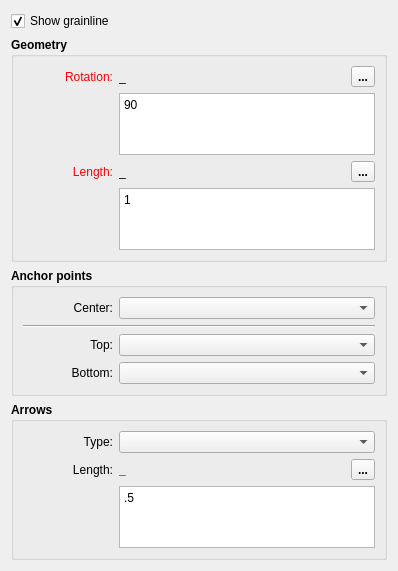
       <widget class="QWidget" name="grainlines_Page">
        <property name="sizePolicy">
         <sizepolicy hsizetype="Expanding" vsizetype="Preferred">
          <horstretch>0</horstretch>
          <verstretch>0</verstretch>
         </sizepolicy>
        </property>
        <layout class="QVBoxLayout" name="verticalLayout_15">
         <item>
          <widget class="QCheckBox" name="showGrainline_CheckBox">
           <property name="text">
            <string>Show grainline</string>
           </property>
           <property name="checked">
            <bool>true</bool>
           </property>
          </widget>
         </item>
         <item>
          <widget class="QGroupBox" name="grainlineGeometry_GroupBox">
           <property name="sizePolicy">
            <sizepolicy hsizetype="Expanding" vsizetype="Preferred">
             <horstretch>0</horstretch>
             <verstretch>0</verstretch>
            </sizepolicy>
           </property>
           <property name="font">
            <font>
             <pointsize>9</pointsize>
             <bold>true</bold>
            </font>
           </property>
           <property name="title">
            <string>Geometry</string>
           </property>
           <property name="checkable">
            <bool>false</bool>
           </property>
           <property name="checked">
            <bool>false</bool>
           </property>
           <layout class="QVBoxLayout" name="verticalLayout_13">
            <item>
             <layout class="QHBoxLayout" name="horizontalLayout_11">
              <item alignment="Qt::AlignLeft">
               <widget class="QLabel" name="rotation_Label">
                <property name="sizePolicy">
                 <sizepolicy hsizetype="Fixed" vsizetype="Preferred">
                  <horstretch>0</horstretch>
                  <verstretch>0</verstretch>
                 </sizepolicy>
                </property>
                <property name="minimumSize">
                 <size>
                  <width>90</width>
                  <height>0</height>
                 </size>
                </property>
                <property name="palette">
                 <palette>
                  <active>
                   <colorrole role="WindowText">
                    <brush brushstyle="SolidPattern">
                     <color alpha="255">
                      <red>255</red>
                      <green>0</green>
                      <blue>0</blue>
                     </color>
                    </brush>
                   </colorrole>
                  </active>
                  <inactive>
                   <colorrole role="WindowText">
                    <brush brushstyle="SolidPattern">
                     <color alpha="255">
                      <red>255</red>
                      <green>0</green>
                      <blue>0</blue>
                     </color>
                    </brush>
                   </colorrole>
                  </inactive>
                  <disabled>
                   <colorrole role="WindowText">
                    <brush brushstyle="SolidPattern">
                     <color alpha="255">
                      <red>159</red>
                      <green>158</green>
                      <blue>158</blue>
                     </color>
                    </brush>
                   </colorrole>
                  </disabled>
                 </palette>
                </property>
                <property name="font">
                 <font>
                  <pointsize>9</pointsize>
                  <bold>false</bold>
                 </font>
                </property>
                <property name="text">
                 <string>Rotation:</string>
                </property>
                <property name="alignment">
                 <set>Qt::AlignRight|Qt::AlignTrailing|Qt::AlignVCenter</set>
                </property>
               </widget>
              </item>
              <item>
               <widget class="QLabel" name="rotationCalc_Label">
                <property name="sizePolicy">
                 <sizepolicy hsizetype="Expanding" vsizetype="Preferred">
                  <horstretch>0</horstretch>
                  <verstretch>0</verstretch>
                 </sizepolicy>
                </property>
                <property name="minimumSize">
                 <size>
                  <width>40</width>
                  <height>0</height>
                 </size>
                </property>
                <property name="baseSize">
                 <size>
                  <width>0</width>
                  <height>0</height>
                 </size>
                </property>
                <property name="font">
                 <font>
                  <pointsize>9</pointsize>
                  <bold>false</bold>
                 </font>
                </property>
                <property name="toolTip">
                 <string>Value</string>
                </property>
                <property name="text">
                 <string notr="true">_</string>
                </property>
               </widget>
              </item>
              <item>
               <spacer name="horizontalSpacer_21">
                <property name="orientation">
                 <enum>Qt::Horizontal</enum>
                </property>
                <property name="sizeHint" stdset="0">
                 <size>
                  <width>40</width>
                  <height>20</height>
                 </size>
                </property>
               </spacer>
              </item>
              <item alignment="Qt::AlignRight">
               <widget class="QToolButton" name="rotation_PushButton">
                <property name="maximumSize">
                 <size>
                  <width>24</width>
                  <height>24</height>
                 </size>
                </property>
                <property name="toolTip">
                 <string>Formula wizard</string>
                </property>
                <property name="text">
                 <string notr="true">...</string>
                </property>
                <property name="icon">
                 <iconset resource="../../../../vmisc/share/resources/icon.qrc">
                  <normaloff>:/tsvg/seamly/fx.tsvg</normaloff>:/tsvg/seamly/fx.tsvg</iconset>
                </property>
                <property name="iconSize">
                 <size>
                  <width>24</width>
                  <height>24</height>
                 </size>
                </property>
               </widget>
              </item>
             </layout>
            </item>
            <item>
             <layout class="QFormLayout" name="formLayout_8">
              <item row="0" column="0">
               <spacer name="horizontalSpacer_16">
                <property name="orientation">
                 <enum>Qt::Horizontal</enum>
                </property>
                <property name="sizeHint" stdset="0">
                 <size>
                  <width>90</width>
                  <height>20</height>
                 </size>
                </property>
               </spacer>
              </item>
              <item row="0" column="1">
               <widget class="ExpandingTextEdit" name="rotationFormula_LineEdit">
                <property name="sizePolicy">
                 <sizepolicy hsizetype="Expanding" vsizetype="Preferred">
                  <horstretch>0</horstretch>
                  <verstretch>0</verstretch>
                 </sizepolicy>
                </property>
                <property name="minimumSize">
                 <size>
                  <width>0</width>
                  <height>62</height>
                 </size>
                </property>
                <property name="maximumSize">
                 <size>
                  <width>16777215</width>
                  <height>62</height>
                 </size>
                </property>
                <property name="font">
                 <font>
                  <pointsize>9</pointsize>
                  <bold>false</bold>
                 </font>
                </property>
                <property name="toolTip">
                 <string>Calculation</string>
                </property>
                <property name="tabChangesFocus">
                 <bool>true</bool>
                </property>
                <property name="plainText">
                 <string notr="true">90</string>
                </property>
               </widget>
              </item>
             </layout>
            </item>
            <item>
             <layout class="QHBoxLayout" name="horizontalLayout_13">
              <item alignment="Qt::AlignLeft">
               <widget class="QLabel" name="length_Label">
                <property name="sizePolicy">
                 <sizepolicy hsizetype="Fixed" vsizetype="Preferred">
                  <horstretch>0</horstretch>
                  <verstretch>0</verstretch>
                 </sizepolicy>
                </property>
                <property name="minimumSize">
                 <size>
                  <width>90</width>
                  <height>0</height>
                 </size>
                </property>
                <property name="palette">
                 <palette>
                  <active>
                   <colorrole role="WindowText">
                    <brush brushstyle="SolidPattern">
                     <color alpha="255">
                      <red>255</red>
                      <green>0</green>
                      <blue>0</blue>
                     </color>
                    </brush>
                   </colorrole>
                  </active>
                  <inactive>
                   <colorrole role="WindowText">
                    <brush brushstyle="SolidPattern">
                     <color alpha="255">
                      <red>255</red>
                      <green>0</green>
                      <blue>0</blue>
                     </color>
                    </brush>
                   </colorrole>
                  </inactive>
                  <disabled>
                   <colorrole role="WindowText">
                    <brush brushstyle="SolidPattern">
                     <color alpha="255">
                      <red>159</red>
                      <green>158</green>
                      <blue>158</blue>
                     </color>
                    </brush>
                   </colorrole>
                  </disabled>
                 </palette>
                </property>
                <property name="font">
                 <font>
                  <pointsize>9</pointsize>
                  <bold>false</bold>
                 </font>
                </property>
                <property name="text">
                 <string>Length:</string>
                </property>
                <property name="alignment">
                 <set>Qt::AlignRight|Qt::AlignTrailing|Qt::AlignVCenter</set>
                </property>
               </widget>
              </item>
              <item>
               <widget class="QLabel" name="lengthCalc_Label">
                <property name="sizePolicy">
                 <sizepolicy hsizetype="Expanding" vsizetype="Preferred">
                  <horstretch>0</horstretch>
                  <verstretch>0</verstretch>
                 </sizepolicy>
                </property>
                <property name="minimumSize">
                 <size>
                  <width>40</width>
                  <height>0</height>
                 </size>
                </property>
                <property name="baseSize">
                 <size>
                  <width>0</width>
                  <height>0</height>
                 </size>
                </property>
                <property name="font">
                 <font>
                  <pointsize>9</pointsize>
                  <bold>false</bold>
                 </font>
                </property>
                <property name="toolTip">
                 <string>Value</string>
                </property>
                <property name="text">
                 <string notr="true">_</string>
                </property>
               </widget>
              </item>
              <item>
               <spacer name="horizontalSpacer_22">
                <property name="orientation">
                 <enum>Qt::Horizontal</enum>
                </property>
                <property name="sizeHint" stdset="0">
                 <size>
                  <width>40</width>
                  <height>20</height>
                 </size>
                </property>
               </spacer>
              </item>
              <item alignment="Qt::AlignRight">
               <widget class="QToolButton" name="length_PushButton">
                <property name="maximumSize">
                 <size>
                  <width>24</width>
                  <height>24</height>
                 </size>
                </property>
                <property name="toolTip">
                 <string>Formula wizard</string>
                </property>
                <property name="text">
                 <string notr="true">...</string>
                </property>
                <property name="icon">
                 <iconset resource="../../../../vmisc/share/resources/icon.qrc">
                  <normaloff>:/tsvg/seamly/fx.tsvg</normaloff>:/tsvg/seamly/fx.tsvg</iconset>
                </property>
                <property name="iconSize">
                 <size>
                  <width>24</width>
                  <height>24</height>
                 </size>
                </property>
               </widget>
              </item>
             </layout>
            </item>
            <item>
             <layout class="QFormLayout" name="formLayout_9">
              <item row="0" column="0">
               <spacer name="horizontalSpacer_23">
                <property name="orientation">
                 <enum>Qt::Horizontal</enum>
                </property>
                <property name="sizeHint" stdset="0">
                 <size>
                  <width>90</width>
                  <height>20</height>
                 </size>
                </property>
               </spacer>
              </item>
              <item row="0" column="1">
               <widget class="ExpandingTextEdit" name="lengthFormula_LineEdit">
                <property name="sizePolicy">
                 <sizepolicy hsizetype="Expanding" vsizetype="Preferred">
                  <horstretch>0</horstretch>
                  <verstretch>0</verstretch>
                 </sizepolicy>
                </property>
                <property name="minimumSize">
                 <size>
                  <width>0</width>
                  <height>62</height>
                 </size>
                </property>
                <property name="maximumSize">
                 <size>
                  <width>16777215</width>
                  <height>62</height>
                 </size>
                </property>
                <property name="font">
                 <font>
                  <pointsize>9</pointsize>
                  <bold>false</bold>
                 </font>
                </property>
                <property name="toolTip">
                 <string>Calculation</string>
                </property>
                <property name="tabChangesFocus">
                 <bool>true</bool>
                </property>
                <property name="plainText">
                 <string notr="true">1</string>
                </property>
               </widget>
              </item>
             </layout>
            </item>
           </layout>
          </widget>
         </item>
         <item>
          <widget class="QGroupBox" name="anchorPoints_GroupBox">
           <property name="minimumSize">
            <size>
             <width>0</width>
             <height>0</height>
            </size>
           </property>
           <property name="font">
            <font>
             <pointsize>9</pointsize>
             <bold>true</bold>
            </font>
           </property>
           <property name="title">
            <string>Anchor points</string>
           </property>
           <layout class="QVBoxLayout" name="verticalLayout_26">
            <item>
             <layout class="QGridLayout" name="gridLayout" columnminimumwidth="90,100">
              <item row="2" column="0">
               <widget class="QLabel" name="topGrainlineAnchor_Label">
                <property name="sizePolicy">
                 <sizepolicy hsizetype="Preferred" vsizetype="Preferred">
                  <horstretch>0</horstretch>
                  <verstretch>0</verstretch>
                 </sizepolicy>
                </property>
                <property name="minimumSize">
                 <size>
                  <width>90</width>
                  <height>0</height>
                 </size>
                </property>
                <property name="font">
                 <font>
                  <pointsize>9</pointsize>
                  <bold>false</bold>
                 </font>
                </property>
                <property name="text">
                 <string>Top:</string>
                </property>
                <property name="alignment">
                 <set>Qt::AlignRight|Qt::AlignTrailing|Qt::AlignVCenter</set>
                </property>
               </widget>
              </item>
              <item row="3" column="0">
               <widget class="QLabel" name="bottomGrainlineAnchor_Label">
                <property name="sizePolicy">
                 <sizepolicy hsizetype="Preferred" vsizetype="Preferred">
                  <horstretch>0</horstretch>
                  <verstretch>0</verstretch>
                 </sizepolicy>
                </property>
                <property name="minimumSize">
                 <size>
                  <width>90</width>
                  <height>0</height>
                 </size>
                </property>
                <property name="font">
                 <font>
                  <pointsize>9</pointsize>
                  <bold>false</bold>
                 </font>
                </property>
                <property name="text">
                 <string>Bottom:</string>
                </property>
                <property name="alignment">
                 <set>Qt::AlignRight|Qt::AlignTrailing|Qt::AlignVCenter</set>
                </property>
               </widget>
              </item>
              <item row="3" column="1">
               <widget class="QComboBox" name="grainlineBottomAnchor_ComboBox">
                <property name="sizePolicy">
                 <sizepolicy hsizetype="Expanding" vsizetype="Fixed">
                  <horstretch>0</horstretch>
                  <verstretch>0</verstretch>
                 </sizepolicy>
                </property>
                <property name="minimumSize">
                 <size>
                  <width>100</width>
                  <height>0</height>
                 </size>
                </property>
                <property name="font">
                 <font>
                  <pointsize>9</pointsize>
                  <bold>false</bold>
                 </font>
                </property>
               </widget>
              </item>
              <item row="0" column="0">
               <widget class="QLabel" name="labelCenter">
                <property name="sizePolicy">
                 <sizepolicy hsizetype="Preferred" vsizetype="Preferred">
                  <horstretch>0</horstretch>
                  <verstretch>0</verstretch>
                 </sizepolicy>
                </property>
                <property name="minimumSize">
                 <size>
                  <width>90</width>
                  <height>0</height>
                 </size>
                </property>
                <property name="font">
                 <font>
                  <pointsize>9</pointsize>
                  <bold>false</bold>
                 </font>
                </property>
                <property name="text">
                 <string>Center:</string>
                </property>
                <property name="alignment">
                 <set>Qt::AlignRight|Qt::AlignTrailing|Qt::AlignVCenter</set>
                </property>
               </widget>
              </item>
              <item row="0" column="1">
               <widget class="QComboBox" name="grainlineCenterAnchor_ComboBox">
                <property name="sizePolicy">
                 <sizepolicy hsizetype="Expanding" vsizetype="Fixed">
                  <horstretch>0</horstretch>
                  <verstretch>0</verstretch>
                 </sizepolicy>
                </property>
                <property name="minimumSize">
                 <size>
                  <width>100</width>
                  <height>0</height>
                 </size>
                </property>
                <property name="font">
                 <font>
                  <pointsize>9</pointsize>
                  <bold>false</bold>
                 </font>
                </property>
               </widget>
              </item>
              <item row="2" column="1">
               <widget class="QComboBox" name="grainlineTopAnchor_ComboBox">
                <property name="sizePolicy">
                 <sizepolicy hsizetype="Expanding" vsizetype="Fixed">
                  <horstretch>0</horstretch>
                  <verstretch>0</verstretch>
                 </sizepolicy>
                </property>
                <property name="minimumSize">
                 <size>
                  <width>100</width>
                  <height>0</height>
                 </size>
                </property>
                <property name="font">
                 <font>
                  <pointsize>9</pointsize>
                  <bold>false</bold>
                 </font>
                </property>
               </widget>
              </item>
              <item row="1" column="0" colspan="2">
               <widget class="Line" name="line_4">
                <property name="orientation">
                 <enum>Qt::Horizontal</enum>
                </property>
               </widget>
              </item>
             </layout>
            </item>
           </layout>
          </widget>
         </item>
         <item>
          <widget class="QGroupBox" name="arrows_GroupBox">
           <property name="minimumSize">
            <size>
             <width>0</width>
             <height>150</height>
            </size>
           </property>
           <property name="font">
            <font>
             <pointsize>9</pointsize>
             <bold>true</bold>
            </font>
           </property>
           <property name="title">
            <string>Arrows</string>
           </property>
           <layout class="QVBoxLayout" name="verticalLayout_25">
            <item>
             <layout class="QGridLayout" name="gridLayout_3" columnminimumwidth="90,100">
              <item row="0" column="0">
               <widget class="QLabel" name="labelEditLen_2">
                <property name="sizePolicy">
                 <sizepolicy hsizetype="Preferred" vsizetype="Preferred">
                  <horstretch>0</horstretch>
                  <verstretch>0</verstretch>
                 </sizepolicy>
                </property>
                <property name="minimumSize">
                 <size>
                  <width>90</width>
                  <height>0</height>
                 </size>
                </property>
                <property name="font">
                 <font>
                  <pointsize>9</pointsize>
                  <bold>false</bold>
                 </font>
                </property>
                <property name="text">
                 <string>Type:</string>
                </property>
                <property name="alignment">
                 <set>Qt::AlignRight|Qt::AlignTrailing|Qt::AlignVCenter</set>
                </property>
               </widget>
              </item>
              <item row="0" column="1">
               <widget class="QComboBox" name="arrow_ComboBox">
                <property name="sizePolicy">
                 <sizepolicy hsizetype="Expanding" vsizetype="Fixed">
                  <horstretch>0</horstretch>
                  <verstretch>0</verstretch>
                 </sizepolicy>
                </property>
                <property name="minimumSize">
                 <size>
                  <width>100</width>
                  <height>0</height>
                 </size>
                </property>
                <property name="font">
                 <font>
                  <pointsize>9</pointsize>
                  <bold>false</bold>
                 </font>
                </property>
               </widget>
              </item>
             </layout>
            </item>
            <item>
             <layout class="QHBoxLayout" name="horizontalLayout_6">
              <item>
               <widget class="QLabel" name="arrowLength_Label">
                <property name="minimumSize">
                 <size>
                  <width>90</width>
                  <height>0</height>
                 </size>
                </property>
                <property name="font">
                 <font>
                  <pointsize>9</pointsize>
                  <bold>false</bold>
                 </font>
                </property>
                <property name="text">
                 <string>Length:</string>
                </property>
                <property name="alignment">
                 <set>Qt::AlignRight|Qt::AlignTrailing|Qt::AlignVCenter</set>
                </property>
               </widget>
              </item>
              <item>
               <widget class="QLabel" name="arowLengthCalc_Label">
                <property name="sizePolicy">
                 <sizepolicy hsizetype="Expanding" vsizetype="Preferred">
                  <horstretch>0</horstretch>
                  <verstretch>0</verstretch>
                 </sizepolicy>
                </property>
                <property name="minimumSize">
                 <size>
                  <width>40</width>
                  <height>0</height>
                 </size>
                </property>
                <property name="text">
                 <string notr="true">_</string>
                </property>
               </widget>
              </item>
              <item>
               <spacer name="horizontalSpacer_30">
                <property name="orientation">
                 <enum>Qt::Horizontal</enum>
                </property>
                <property name="sizeHint" stdset="0">
                 <size>
                  <width>40</width>
                  <height>20</height>
                 </size>
                </property>
               </spacer>
              </item>
              <item>
               <widget class="QToolButton" name="arrowLength_PushButton">
                <property name="maximumSize">
                 <size>
                  <width>24</width>
                  <height>24</height>
                 </size>
                </property>
                <property name="toolTip">
                 <string>Formula wizard</string>
                </property>
                <property name="text">
                 <string notr="true">...</string>
                </property>
                <property name="icon">
                 <iconset resource="../../../../vmisc/share/resources/icon.qrc">
                  <normaloff>:/tsvg/seamly/fx.tsvg</normaloff>:/tsvg/seamly/fx.tsvg</iconset>
                </property>
                <property name="iconSize">
                 <size>
                  <width>24</width>
                  <height>24</height>
                 </size>
                </property>
               </widget>
              </item>
             </layout>
            </item>
            <item>
             <layout class="QFormLayout" name="formLayout_16">
              <item row="0" column="0">
               <spacer name="horizontalSpacer_31">
                <property name="orientation">
                 <enum>Qt::Horizontal</enum>
                </property>
                <property name="sizeHint" stdset="0">
                 <size>
                  <width>90</width>
                  <height>20</height>
                 </size>
                </property>
               </spacer>
              </item>
              <item row="0" column="1">
               <widget class="ExpandingTextEdit" name="arrowlLengthFormula_LineEdit">
                <property name="enabled">
                 <bool>true</bool>
                </property>
                <property name="sizePolicy">
                 <sizepolicy hsizetype="Expanding" vsizetype="Preferred">
                  <horstretch>0</horstretch>
                  <verstretch>0</verstretch>
                 </sizepolicy>
                </property>
                <property name="minimumSize">
                 <size>
                  <width>0</width>
                  <height>62</height>
                 </size>
                </property>
                <property name="maximumSize">
                 <size>
                  <width>16777215</width>
                  <height>62</height>
                 </size>
                </property>
                <property name="font">
                 <font>
                  <pointsize>9</pointsize>
                  <bold>false</bold>
                 </font>
                </property>
                <property name="toolTip">
                 <string>Calculation</string>
                </property>
                <property name="tabChangesFocus">
                 <bool>true</bool>
                </property>
                <property name="plainText">
                 <string notr="true">.5</string>
                </property>
               </widget>
              </item>
             </layout>
            </item>
           </layout>
          </widget>
         </item>
        </layout>
       </widget>
